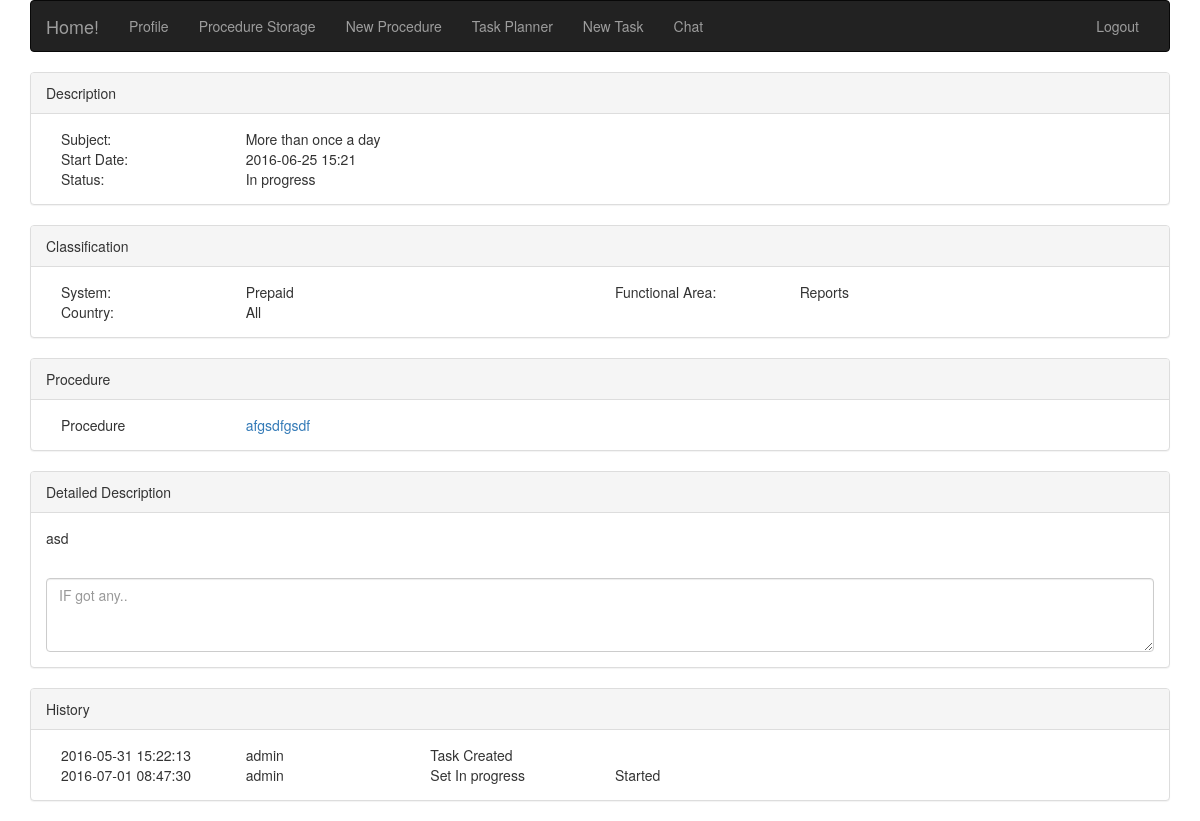
/task.php?taskid=201 (signed in), run on an earlier commit of the app's database.
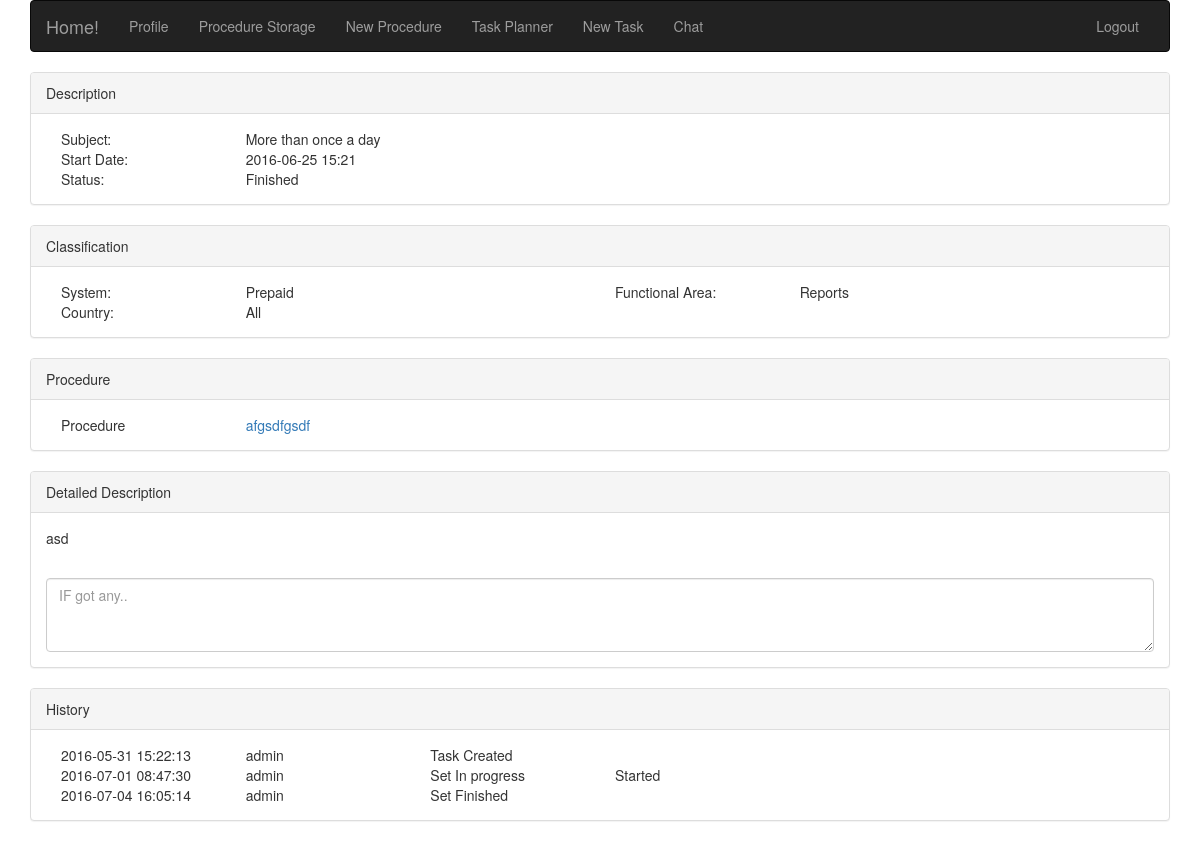
And on a later commit of the database.
### tables this page shows
CREATE TABLE IF NOT EXISTS `classcountry` (
  `ClassCountryID` int(11) NOT NULL,
  `ClassCountryName` varchar(50) NOT NULL,
  `ClassCountryPic` blob NOT NULL
);

CREATE TABLE IF NOT EXISTS `tasklist` (
  `tasklistid` int(11) NOT NULL,
  `taskid` int(11) NOT NULL,
  `taskname` varchar(250) NOT NULL,
  `tlistfulldate` date NOT NULL,
  `tlisttime` time NOT NULL,
  `tlistsystem` int(11) NOT NULL,
  `tlistcountry` int(11) NOT NULL,
  `tlistfuncarea` int(11) NOT NULL,
  `tliststate` int(11) NOT NULL,
  `tlistprocedure` int(11) NOT NULL,
  `tlistdescription` text NOT NULL,
  `tlistcreatedate` datetime NOT NULL,
  `tlistcreatename` varchar(20) NOT NULL,
  `tlistcreatestate` int(11) NOT NULL
);

CREATE TABLE IF NOT EXISTS `taskstate` (
  `taskstateid` int(11) NOT NULL,
  `taskstate` varchar(50) NOT NULL
);

CREATE TABLE IF NOT EXISTS `classsystem` (
  `ClassSysID` int(11) NOT NULL,
  `ClassSysName` varchar(50) NOT NULL
);

CREATE TABLE IF NOT EXISTS `classfuncarea` (
  `ClassFuncID` int(11) NOT NULL,
  `ClassFuncName` varchar(50) NOT NULL
);

CREATE TABLE IF NOT EXISTS `procedures` (
  `ProcID` int(11) NOT NULL,
  `ProcTitle` varchar(250) NOT NULL,
  `ProcSystem` int(11) NOT NULL,
  `ProcCountry` int(11) NOT NULL,
  `ProcFuncArea` int(11) NOT NULL,
  `ProcDescript` text NOT NULL,
  `ProcDependecies` text NOT NULL,
  `ProcAccess` text NOT NULL,
  `ProcDescription` text NOT NULL,
  `ProcTroubleshooting` text NOT NULL,
  `ProcImpact` text NOT NULL
);

CREATE TABLE IF NOT EXISTS `tasklisthistory` (
  `tasklisthistoryid` int(11) NOT NULL,
  `taskid` int(11) NOT NULL,
  `tasklistid` int(11) NOT NULL,
  `modifydate` datetime NOT NULL DEFAULT CURRENT_TIMESTAMP,
  `modifyname` varchar(50) NOT NULL,
  `modifystate` int(11) NOT NULL,
  `modifycomment` text NOT NULL
);

### adds/queries.php (called while the page is built, shortened)
<?php
	$link = mysqli_connect(DB_HOST, DB_USER, DB_PASS, DB_NAME)or die("Cannot Connect");
    function selectTask($taskid){
        global $link;
        $sql="SELECT
                TL.taskname,
                CONCAT(TL.tlistfulldate,'  ', TIME_FORMAT(TL.tlisttime, '%H:%i')),
                TS.taskstate,
                CS.ClassSysName,
                CF.classfuncname,
                CC.ClassCountryName,
                P.proctitle,
                TL.tlistprocedure,
                TL.tlistdescription,
                -- IF(LENGTH(TLH.modifydate)>0, TLH.modifydate, TL.tlistcreatedate),
                TL.tlistcreatedate,
                -- IF(LENGTH(TLH.modifyname)>0, TLH.modifyname, TL.tlistcreatename),
                TL.tlistcreatename,
                'Task Created'
                -- TLH.modifycomment
                FROM classcountry CC, classfuncarea CF, classsystem CS, taskstate TS, procedures P, tasklist TL LEFT JOIN tasklisthistory TLH ON TL.tasklistid = TLH.tasklistid
                WHERE
                    TL.tlistsystem = CS.classsysid
                    AND
                    TL.tlistcountry = CC.classcountryid
                    AND
                    TL.tlistfuncarea = CF.classfuncid
                    AND
                    TL.tliststate = TS.taskstateid
                    AND
                    TL.tlistprocedure = P.procid
                    AND
                    TL.tasklistid = '$taskid'";
            if (mysqli_query($link, $sql)) {
                    return(mysqli_fetch_all($link->query($sql)));
                } else {
                    echo "Error: " . $sql . "<br>" . mysqli_error($link);
                }
    }
    function selectTaskHistory($taskid){
        global $link;
        $sql="SELECT
                TLH.modifydate,
                TLH.modifyname,
                CONCAT('Set ', TS.taskstate),
                IF(LENGTH(TLH.modifycomment)>0, TLH.modifycomment, '&nbsp;')
            FROM
                tasklisthistory TLH, taskstate TS
            WHERE
                TLH.modifystate = TS.taskstateid
                AND
                TLH.tasklistid = '$taskid';";
        if (mysqli_query($link, $sql)) {
                    return(mysqli_fetch_all($link->query($sql)));
                } else {
                    echo "Error: " . $sql . "<br>" . mysqli_error($link);
                }
    }
?>

### task.php (the view, shortened to what this page needs)
<html lang="en">
<head>
	<link rel="stylesheet" type="text/css" href="/root/PS/css/bootstrap.css">
	<link rel="stylesheet" type="text/css" href="/root/PS/css/my_style.css">
	<?php $taskid = $_GET['taskid']; ?>
</head>
<body>
	<?php
        include_once('./adds/queries.php');
    ?>
    <div class="container">
    	<?php include_once('navigation.php');
    		$selectTask = selectTask($taskid);
    		foreach ($selectTask as $key => $selectTaskItem) {
    			$taskname = $selectTaskItem[0];
    			$taskstartdate = $selectTaskItem[1];
    			$taskstate = $selectTaskItem[2];
    			$tasksystem = $selectTaskItem[3];
    			$taskfuncarea = $selectTaskItem[4];
    			$taskcountry = $selectTaskItem[5];
    			$taskproctitle = $selectTaskItem[6];
    			$taskprocid = $selectTaskItem[7];
    			$taskdescription = $selectTaskItem[8];
    			$taskcreatedate = $selectTaskItem[9];
    			$taskcreatename = $selectTaskItem[10];
                $taskmodstatus = $selectTaskItem[11];
    		}
    	?>
    	<div class="panel panel-default">
    		<div class="panel-heading">Description</div>
    		<div class="panel-body">
    			<div class="col-sm-2">Subject: </div>
    			<div class="col-sm-10"><?php echo $taskname ?></div>
    			<div class="col-sm-2">Start Date: </div>
    			<siv class="col-sm-10"><?php echo $taskstartdate ?></siv>
    			<div class="col-sm-2">Status:  </div>
    			<siv class="col-sm-10"><?php echo $taskstate ?></siv>
    		</div>
    	</div>
    	<div class="panel panel-default">
    		<div class="panel-heading">Classification</div>
    		<div class="panel-body">
    			<div class="col-sm-2">System: </div>
    			<div class="col-sm-4"><?php echo $tasksystem ?></div>
    			<div class="col-sm-2">Functional Area: </div>
    			<div class="col-sm-4"><?php echo $taskfuncarea ?></div>
    			<div class="col-sm-2">Country: </div>
    			<div class="col-sm-10"><?php echo $taskcountry ?></div>
    		</div>
    	</div>
    	<div class="panel panel-default">
    		<div class="panel-heading">Procedure</div>
    		<div class="panel-body">
    			<div class="col-sm-2">Procedure</div>
    			<div class="col-sm-10"><?php echo '<a href="procedure.php?procID='.$taskprocid.'&procName='.$taskproctitle.'" target="_blank">'.$taskproctitle.'</a>' ?></div>
    		</div>
    	</div>
    	<div class="panel panel-default">
    		<div class="panel-heading">Detailed Description</div>
    		<div class="panel-body"><?php echo $taskdescription ?></div>
    		<div class="panel-body">
    			<textarea class="form-control" rows="3" placeholder="IF got any.."></textarea>
    		</div>
    	</div>
    	<div class="panel panel-default">
    		<div class="panel-heading">History</div>
    		<div class="panel-body">
    			<div class="col-sm-2"><?php echo $taskcreatedate ?></div>
    			<div class="col-sm-2"><?php echo $taskcreatename ?></div>
    			<div class="col-sm-8"><?php echo $taskmodstatus ?></div>
                <?php
                $taskhistory = selectTaskHistory($taskid);
                foreach ($taskhistory as $key => $taskhistoryitem) {
                    echo "
                        <div class='col-sm-2'>".$taskhistoryitem[0]."</div>
                        <div class='col-sm-2'>".$taskhistoryitem[1]."</div>
                        <div class='col-sm-2'>".$taskhistoryitem[2]."</div>
                        <div class='col-sm-6'>".$taskhistoryitem[3]."</div>
                    ";
                }
                ?>
    		</div>
    	</div>
    </div>
</body>
</html>

### navigation.php (shortened to what this page needs)
<nav class="navbar navbar-inverse">
	<div class="container-fluid">
		<div class="navbar-header">
			<a class="navbar-brand" href="/root/PS/index.php">Home!</a>
		</div>
		<div class="collapse navbar-collapse" id="bs-example-navbar-collapse-9">
			<ul class="nav navbar-nav">
				<?php if(ISSET($_SESSION['myusername'])){ ?>
				<li class="<?php echo ($_SERVER['PHP_SELF'] == '/root/PS/profile.php' ? ' active' : '');?>"><a href="/root/PS/profile.php">Profile</a></li>
				<?php } ?>
				<li class="<?php echo ($_SERVER['PHP_SELF'] == '/root/PS/procedure_list.php' ? ' active' : '');?>"><a href="/root/PS/procedure_list.php">Procedure Storage</a></li>
				<li class="<?php echo ($_SERVER['PHP_SELF'] == '/root/PS/new_proc.php' ? ' active' : '');?>"><a href="/root/PS/new_proc.php">New Procedure</a></li>
				<li class="<?php echo ($_SERVER['PHP_SELF'] == '/root/PS/showtasks.php' ? ' active' : '');?>"><a href="/root/PS/showtasks.php">Task Planner</a></li>
				<li class="<?php echo ($_SERVER['PHP_SELF'] == '/root/PS/new_task.php' ? ' active' : '');?>"><a href="/root/PS/new_task.php" target="_blank">New Task</a></li>
				<li ><a href="http://localhost:1337/">Chat</a></li>
			</ul>
			<ul class="nav navbar-nav navbar-right">
				<?php
					if(empty($_SESSION['myusername']) || empty($_SESSION['mypassword'])){
				?>
						<li data-toggle="modal" data-target="#myModal"><a href="#">Login</a></li>
				<?php
					}else{
				?>
						<li><a href="/root/PS/logout.php">Logout</a></li>
				<?php
					}
				?>
			</ul>
		</div>
	</div>
</nav>

### css/my_style.css (style rules this page uses)
html { overflow-y: scroll !important; }

What changed in the data, as far as the page shows it:
now on this page (row edited): tasklist: taskname "More than once a day", tlistdescription "asd", tlistcreatedate "2016-05-31 15:22:13", tlistcreatename "admin"
now on this page (row unchanged): taskstate: taskstate "Finished"
now on this page (row unchanged): classsystem: ClassSysName "Prepaid"
now on this page (row unchanged): classfuncarea: ClassFuncName "Reports"
now on this page (row unchanged): procedures: ProcTitle "afgsdfgsdf"
added tasklisthistory: modifydate "2016-07-04 16:05:14", modifyname "admin", taskhistoryitem "Set Finished"
Also different on the page:
$taskstate: "In progress" → "Finished"
